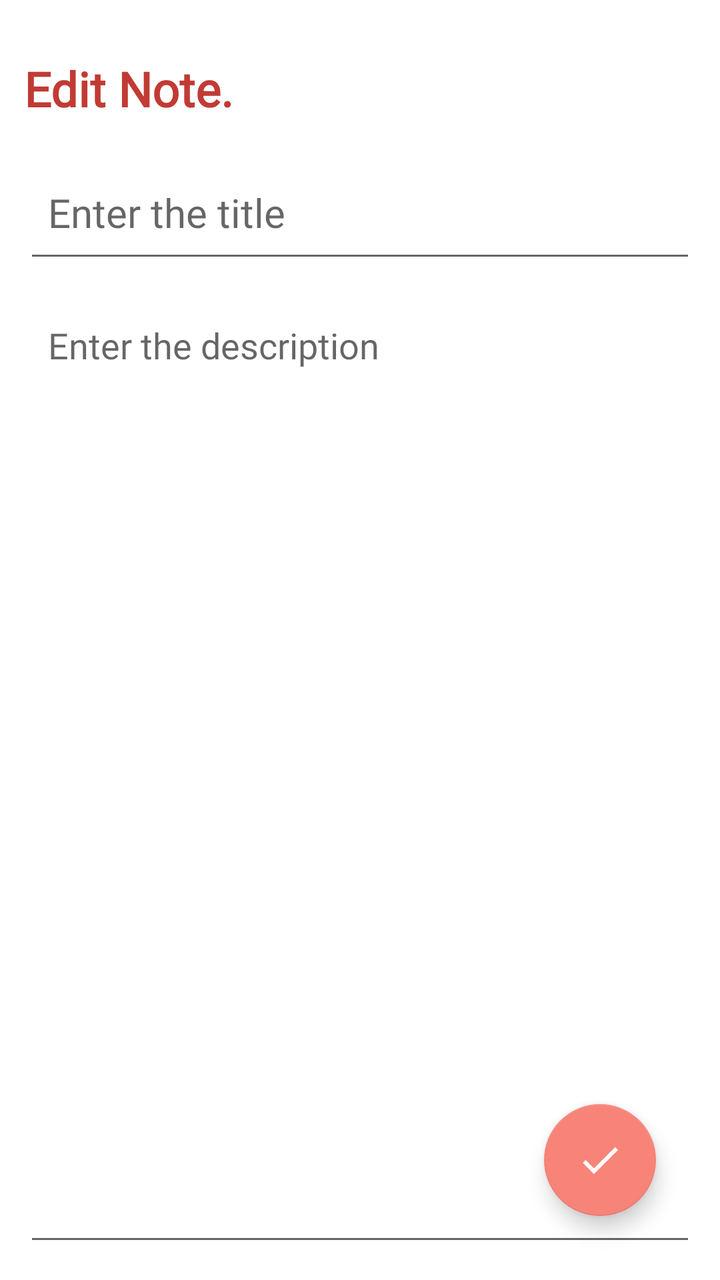
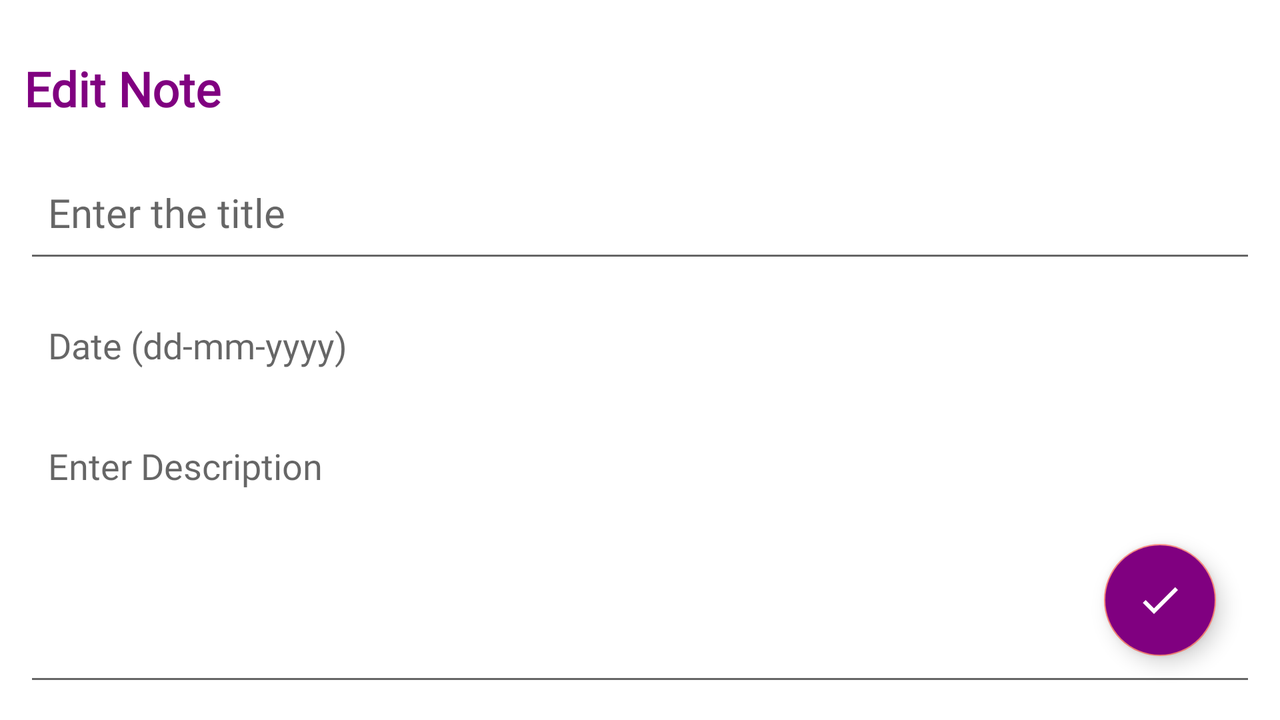

An Android layout and its configuration variant, each rendered on a device that would load it. The default file and the variant file are quoted in full after the pictures.
<!-- AndroidManifest.xml: application theme Theme.Notes -->
<!-- res/layout/fragment_edit_note.xml -->
<?xml version="1.0" encoding="utf-8"?>
<layout
    xmlns:android="http://schemas.android.com/apk/res/android"
    xmlns:tools="http://schemas.android.com/tools"
    xmlns:app="http://schemas.android.com/apk/res-auto">

    <RelativeLayout
        android:layout_width="match_parent"
        android:layout_height="match_parent"
        android:orientation="vertical"
        android:padding="12dp"
        tools:context=".UpdateNoteFragment">

        <TextView
            android:id="@+id/editNoteHeading"
            android:layout_width="wrap_content"
            android:layout_height="wrap_content"
            android:layout_alignParentTop="true"
            android:layout_marginTop="16dp"
            android:fontFamily="@font/poppins"
            android:text="Edit Note."
            android:textStyle="bold"
            android:textColor="@color/red"
            android:textSize="24sp" />

        <EditText
            android:id="@+id/editNoteTitle"
            android:layout_width="match_parent"
            android:layout_height="60dp"
            android:hint="Enter the title"
            android:padding="12dp"
            android:textSize="20sp"
            android:layout_below="@id/editNoteHeading"
            android:layout_marginTop="16dp"
            android:maxLines="1"
            android:fontFamily="@font/poppins"/>

        <EditText
            android:id="@+id/editNoteDesc"
            android:layout_width="match_parent"
            android:layout_height="match_parent"
            android:hint="Enter the description"
            android:gravity="top"
            android:padding="12dp"
            android:textSize="18sp"
            android:fontFamily="@font/poppins"

            android:layout_below="@id/editNoteTitle"
            android:layout_marginTop="12dp" />

        <com.google.android.material.floatingactionbutton.FloatingActionButton
            android:id="@+id/editNoteFab"
            android:layout_width="wrap_content"
            android:layout_height="wrap_content"
            android:layout_marginEnd="20dp"
            android:layout_marginBottom="20dp"
            android:clickable="true"
            android:backgroundTint="@color/pink"
            android:tintMode="@color/white"
            android:src="@drawable/baseline_check_24"
            android:layout_alignParentBottom="true"
            android:layout_alignParentEnd="true"
            android:contentDescription="editFab" />

    </RelativeLayout>
</layout>
<!-- resources referenced by this layout -->
<resources>
  <color name="pink">#F88379</color>
  <color name="red">#c13b34</color>
  <color name="white">#FFFFFFFF</color>
  <!-- drawable baseline_check_24 (drawable) -->
  <vector android:height="24dp" android:tint="#9370DB"
      android:viewportHeight="24" android:viewportWidth="24"
      android:width="24dp" xmlns:android="http://schemas.android.com/apk/res/android">
      <path android:fillColor="@android:color/white" android:pathData="M9,16.17L4.83,12l-1.42,1.41L9,19 21,7l-1.41,-1.41z"/>
  </vector>
  <style name="Theme.Notes" parent="Theme.MaterialComponents.DayNight.DarkActionBar">
      
      <item name="colorPrimary">@color/purple_700</item>
      <item name="colorPrimaryVariant">@color/purple_700</item>
      <item name="colorOnPrimary">@color/white</item>
      
      <item name="colorSecondary">@color/pink</item>
      <item name="colorSecondaryVariant">@color/pink</item>
      <item name="colorOnSecondary">@color/black</item>
      
      <item name="android:statusBarColor">?attr/colorPrimaryVariant</item>
      </style>
  <color name="purple_700">#800080</color>
  <color name="black">#FF000000</color>
</resources>
<!-- res/layout-land/fragment_edit_note.xml (the repository's variant of the layout above) -->
<!-- drawn on the phone turned sideways -->
<?xml version="1.0" encoding="utf-8"?>
<layout
    xmlns:android="http://schemas.android.com/apk/res/android"
    xmlns:tools="http://schemas.android.com/tools"
    xmlns:app="http://schemas.android.com/apk/res-auto">

    <RelativeLayout
        android:layout_width="match_parent"
        android:layout_height="match_parent"
        android:orientation="vertical"
        android:padding="12dp"
        tools:context=".UpdateNoteFragment">

        <TextView
            android:id="@+id/editNoteHeading"
            android:layout_width="wrap_content"
            android:layout_height="wrap_content"
            android:layout_alignParentTop="true"
            android:layout_marginTop="16dp"
            android:fontFamily="@font/poppins"
            android:text="@string/edit_note"
            android:textStyle="bold"
            android:textColor="@color/purple_700"
            android:textSize="24sp" />

        <EditText
            android:id="@+id/editNoteTitle"
            android:layout_width="match_parent"
            android:layout_height="60dp"
            android:hint="@string/tit"
            android:padding="12dp"
            android:textSize="20sp"
            android:layout_below="@id/editNoteHeading"
            android:layout_marginTop="16dp"
            android:maxLines="1"
            android:fontFamily="@font/poppins"/>

        <TextView
            android:id="@+id/editNoteDate"
            android:layout_width="match_parent"
            android:layout_height="wrap_content"
            android:hint="@string/date"
            android:padding="12dp"
            android:textSize="18sp"
            android:layout_below="@id/editNoteTitle"
            android:layout_marginTop="12dp"
            android:fontFamily="@font/poppins"
            android:clickable="true"
            android:focusable="false"
            android:onClick="showDatePicker"/>

        <EditText
            android:id="@+id/editNoteDesc"
            android:layout_width="match_parent"
            android:layout_height="match_parent"
            android:hint="@string/desc"
            android:gravity="top"
            android:padding="12dp"
            android:textSize="18sp"
            android:fontFamily="@font/poppins"
            android:layout_below="@id/editNoteDate"
            android:layout_marginTop="12dp" />

        <com.google.android.material.floatingactionbutton.FloatingActionButton
            android:id="@+id/editNoteFab"
            android:layout_width="wrap_content"
            android:layout_height="wrap_content"
            android:layout_marginEnd="20dp"
            android:layout_marginBottom="20dp"
            android:clickable="true"
            android:backgroundTint="@color/purple_700"
            android:tintMode="@color/white"
            android:src="@drawable/baseline_check_24"
            android:layout_alignParentBottom="true"
            android:layout_alignParentEnd="true"
            android:contentDescription="editFab" />

    </RelativeLayout>
</layout>
<!-- resources referenced by the variant -->
<!-- as the phone turned sideways resolves them -->
<resources>
  <color name="purple_700">#800080</color>
  <color name="white">#FFFFFFFF</color>
  <!-- drawable baseline_check_24 (drawable) -->
  <vector android:height="24dp" android:tint="#9370DB"
      android:viewportHeight="24" android:viewportWidth="24"
      android:width="24dp" xmlns:android="http://schemas.android.com/apk/res/android">
      <path android:fillColor="@android:color/white" android:pathData="M9,16.17L4.83,12l-1.42,1.41L9,19 21,7l-1.41,-1.41z"/>
  </vector>
  <string name="date">Date (dd-mm-yyyy)</string>
  <string name="desc">Enter Description</string>
  <string name="edit_note">Edit Note</string>
  <string name="tit">Enter the title</string>
  <style name="Theme.Notes" parent="Theme.MaterialComponents.DayNight.DarkActionBar">
      
      <item name="colorPrimary">@color/purple_700</item>
      <item name="colorPrimaryVariant">@color/purple_700</item>
      <item name="colorOnPrimary">@color/white</item>
      
      <item name="colorSecondary">@color/pink</item>
      <item name="colorSecondaryVariant">@color/pink</item>
      <item name="colorOnSecondary">@color/black</item>
      
      <item name="android:statusBarColor">?attr/colorPrimaryVariant</item>
      </style>
  <color name="pink">#F88379</color>
  <color name="black">#FF000000</color>
</resources>
